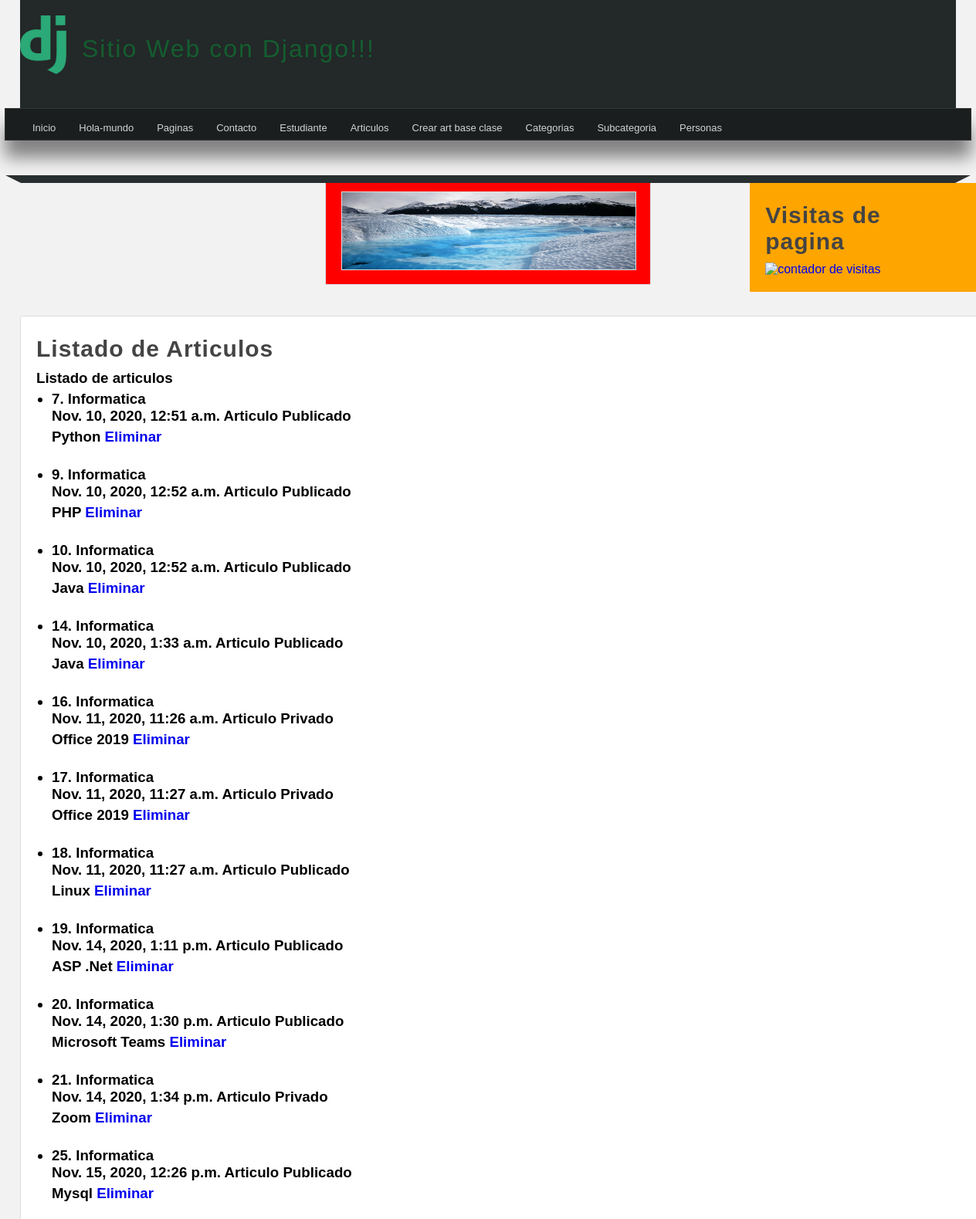
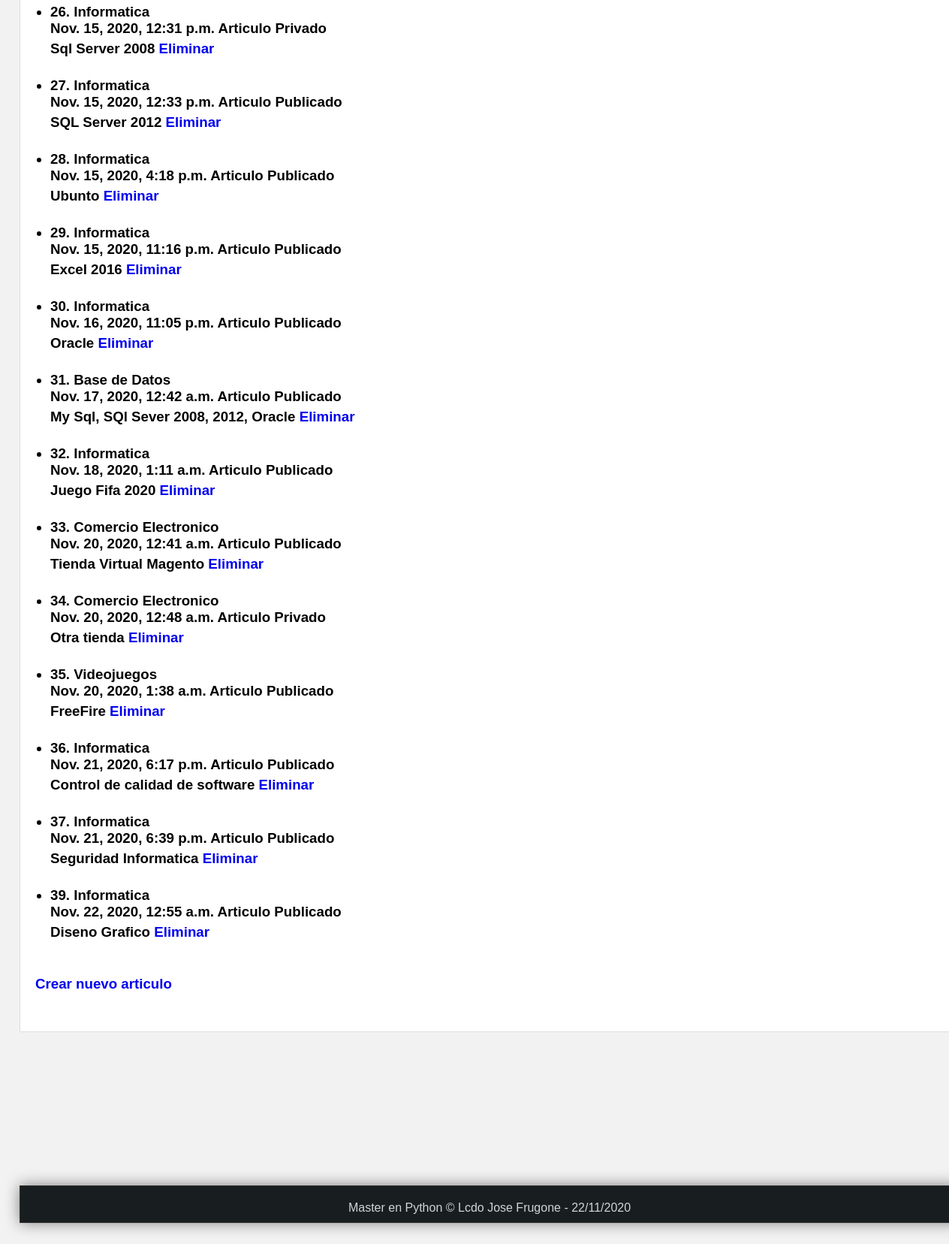
Page /articulos/ on the committed database (2 pictures, top to bottom).
### miapp/models.py (models this page shows)
class Article(models.Model):
    title = models.CharField(max_length=200)
    content = models.TextField()
    image = models.ImageField(default='null')
    public = models.BooleanField(default=True)
    created_at = models.DateTimeField(auto_now_add=True)
    updated_at = models.DateTimeField(auto_now=True)

### miapp/views.py (the view)
# urls.py: path('articulos/', views.articulo_gen, name="lista_gen_art"),
def articulo_gen(request):
    articulos = Article.objects.order_by("id")
    return render(request, 'articulos.html',{
        'articulos':articulos
    })

### miapp/templates/articulos.html (shortened to what this page needs)
{% extends 'layout.html' %}
{% block content %}
<h1 class="title">Listado de Articulos</h1>
   {% if mensaje1 and mensaje %}
      <h3>{{mensaje1}}</h3>
      <br/>
      <h4>{{mensaje}}</h4>
   {% else %}
      {% if articulos %}
            <h3><p>Listado de articulos</p><h3>
            <ul>
               {% for articulo in articulos %}
                  <li>
                     <h4>{{articulo.id}}. {{articulo.title}}</h4>
                     <span>{{articulo.created_at}}</span>
                     {% if articulo.public %}
                        <strong>Articulo Publicado</strong>
                     {% else %}
                        <strong>Articulo Privado</strong>
                     {% endif %}
                     <p>
                        {{articulo.content}}
                        <a href="{% url 'borra_articulo' id=articulo.id %}">Eliminar</a>
                     </p>
                  </li>
                  <br/>
               {% endfor %}
            </ul>
            <p>
               <a href="{% url 'create' %}">Crear nuevo articulo</a>
            </p>
      {% endif %}
   {% endif %}
<br/>
{% endblock %}

### miapp/static/css/styles.css (style rules this page uses)
* { margin: 0px; padding: 0px; font-family: sans-serif, Arial, Helvetica; text-decoration: none; }
body { background-color: #F2F2F2; }
p, h2, h3, ul { margin-top: 5px; margin-bottom: 5px; }
ul, ol { margin-left: 20px; margin-bottom: 20px; }
.title { color: #444; letter-spacing: 1px; font-size: 30px; margin-bottom: 10px; margin-top: 5px; }

### rows in the picture
Article: id "7", title "Informatica", created_at "Nov. 10, 2020, 12:51 a.m.", public "Articulo Publicado", content "Python"
Article: id "9", title "Informatica", created_at "Nov. 10, 2020, 12:52 a.m.", public "Articulo Publicado", content "PHP"
Article: id "10", title "Informatica", created_at "Nov. 10, 2020, 12:52 a.m.", public "Articulo Publicado", content "Java"
Article: id "14", title "Informatica", created_at "Nov. 10, 2020, 1:33 a.m.", public "Articulo Publicado", content "Java"
Article: id "16", title "Informatica", created_at "Nov. 11, 2020, 11:26 a.m.", public "Articulo Privado", content "Office 2019"
Article: id "17", title "Informatica", created_at "Nov. 11, 2020, 11:27 a.m.", public "Articulo Privado", content "Office 2019"
Article: id "18", title "Informatica", created_at "Nov. 11, 2020, 11:27 a.m.", public "Articulo Publicado", content "Linux"
Article: id "19", title "Informatica", created_at "Nov. 14, 2020, 1:11 p.m.", public "Articulo Publicado", content "ASP .Net"
Article: id "20", title "Informatica", created_at "Nov. 14, 2020, 1:30 p.m.", public "Articulo Publicado", content "Microsoft Teams"
Article: id "21", title "Informatica", created_at "Nov. 14, 2020, 1:34 p.m.", public "Articulo Privado", content "Zoom"
Article: id "25", title "Informatica", created_at "Nov. 15, 2020, 12:26 p.m.", public "Articulo Publicado", content "Mysql"
Article: id "26", title "Informatica", created_at "Nov. 15, 2020, 12:31 p.m.", public "Articulo Privado", content "Sql Server 2008"
Article: id "27", title "Informatica", created_at "Nov. 15, 2020, 12:33 p.m.", public "Articulo Publicado", content "SQL Server 2012"
Article: id "28", title "Informatica", created_at "Nov. 15, 2020, 4:18 p.m.", public "Articulo Publicado", content "Ubunto"
Article: id "29", title "Informatica", created_at "Nov. 15, 2020, 11:16 p.m.", public "Articulo Publicado", content "Excel 2016"
Article: id "30", title "Informatica", created_at "Nov. 16, 2020, 11:05 p.m.", public "Articulo Publicado", content "Oracle"
Article: id "31", title "Base de Datos", created_at "Nov. 17, 2020, 12:42 a.m.", public "Articulo Publicado", content "My Sql, SQl Sever 2008, 2012, Oracle"
Article: id "32", title "Informatica", created_at "Nov. 18, 2020, 1:11 a.m.", public "Articulo Publicado", content "Juego Fifa 2020"
Article: id "33", title "Comercio Electronico", created_at "Nov. 20, 2020, 12:41 a.m.", public "Articulo Publicado", content "Tienda Virtual Magento"
Article: id "34", title "Comercio Electronico", created_at "Nov. 20, 2020, 12:48 a.m.", public "Articulo Privado", content "Otra tienda"
Article: id "35", title "Videojuegos", created_at "Nov. 20, 2020, 1:38 a.m.", public "Articulo Publicado", content "FreeFire"
Article: id "36", title "Informatica", created_at "Nov. 21, 2020, 6:17 p.m.", public "Articulo Publicado", content "Control de calidad de software"
Article: id "37", title "Informatica", created_at "Nov. 21, 2020, 6:39 p.m.", public "Articulo Publicado", content "Seguridad Informatica"
Article: id "39", title "Informatica", created_at "Nov. 22, 2020, 12:55 a.m.", public "Articulo Publicado", content "Diseno Grafico"
